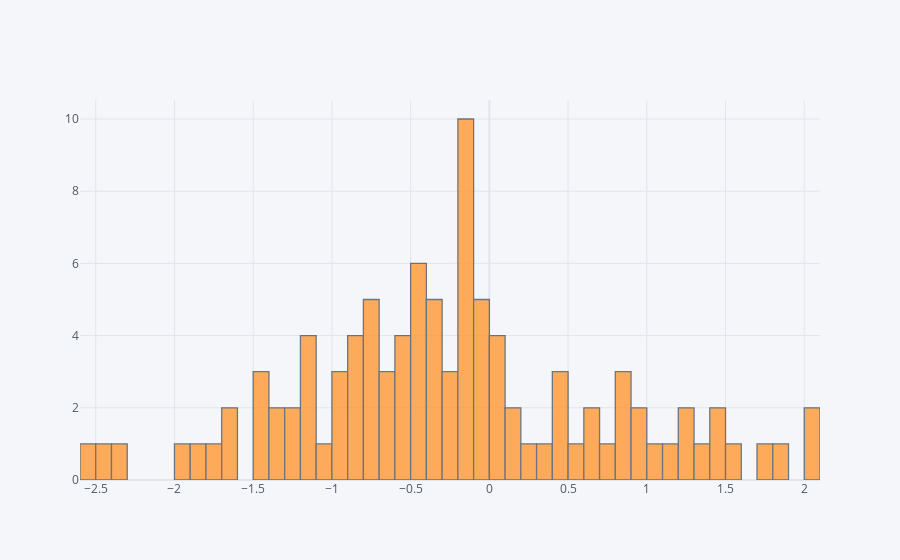

This figure's notebook cell:
### Code cell
df['A'].iplot(kind='hist', bins=50)

### Figure 1 — Plotly figure (JSON) as saved in the notebook; plotly's stock layout.template omitted (floating-point values rounded to 4 significant figures)
{"data": [{"histfunc": "count", "histnorm": "", "marker": {"color": "rgba(255, 153, 51, 1.0)", "line": {"color": "#4D5663", "width": 1.3}}, "name": "A", "nbinsx": 50, "opacity": 0.8, "orientation": "v", "type": "histogram", "x": [0.1233, -1.205, 1.028, 0.4901, -0.04665, -1.465, -1.118, 0.8562, -0.5981, -0.1545, -0.944, -0.1764, 0.4536, -0.7154, 0.01131, 1.399, 1.262, -1.008, -0.4818, 0.8171, -0.6421, -0.193, -1.333, -2.465, -0.906, -1.471, -0.1439, -0.5801, 0.1737, 1.729, 0.5109, -1.913, -0.3812, -0.8431, -0.1588, -0.2055, -0.09721, -0.3738, 0.02755, -1.116, -0.4466, -0.7977, -0.08717, -0.6195, -0.836, 0.6433, -2.321, 2.004, -0.1614, 0.01837, 1.257, 1.121, 1.556, -0.0963, -0.3534, 0.9535, -0.7088, -0.2207, -0.4856, -1.195, -1.858, 0.88, -1.166, 1.896, -0.002446, -0.4062, -1.45, -0.8363, 0.7099, -0.1167, 2.004, -0.1754, -0.3565, -0.9924, 1.452, -0.2007, 0.3783, 0.6755, -0.1058, -0.7122, 1.413, -0.4086, 0.2107, 0.9808, -1.741, -1.665, 0.0686, -0.8412, -0.4207, 0.4916, -0.147, -1.636, -0.6248, -0.7843, -0.5007, -2.566, -0.5415, -1.325, -1.247, -0.3089]}], "layout": {"barmode": "overlay", "legend": {"bgcolor": "#F5F6F9", "font": {"color": "#4D5663"}}, "paper_bgcolor": "#F5F6F9", "plot_bgcolor": "#F5F6F9", "title": {"font": {"color": "#4D5663"}}, "xaxis": {"gridcolor": "#E1E5ED", "showgrid": true, "tickfont": {"color": "#4D5663"}, "title": {"font": {"color": "#4D5663"}, "text": ""}, "zerolinecolor": "#E1E5ED"}, "yaxis": {"gridcolor": "#E1E5ED", "showgrid": true, "tickfont": {"color": "#4D5663"}, "title": {"font": {"color": "#4D5663"}, "text": ""}, "zerolinecolor": "#E1E5ED"}}}
